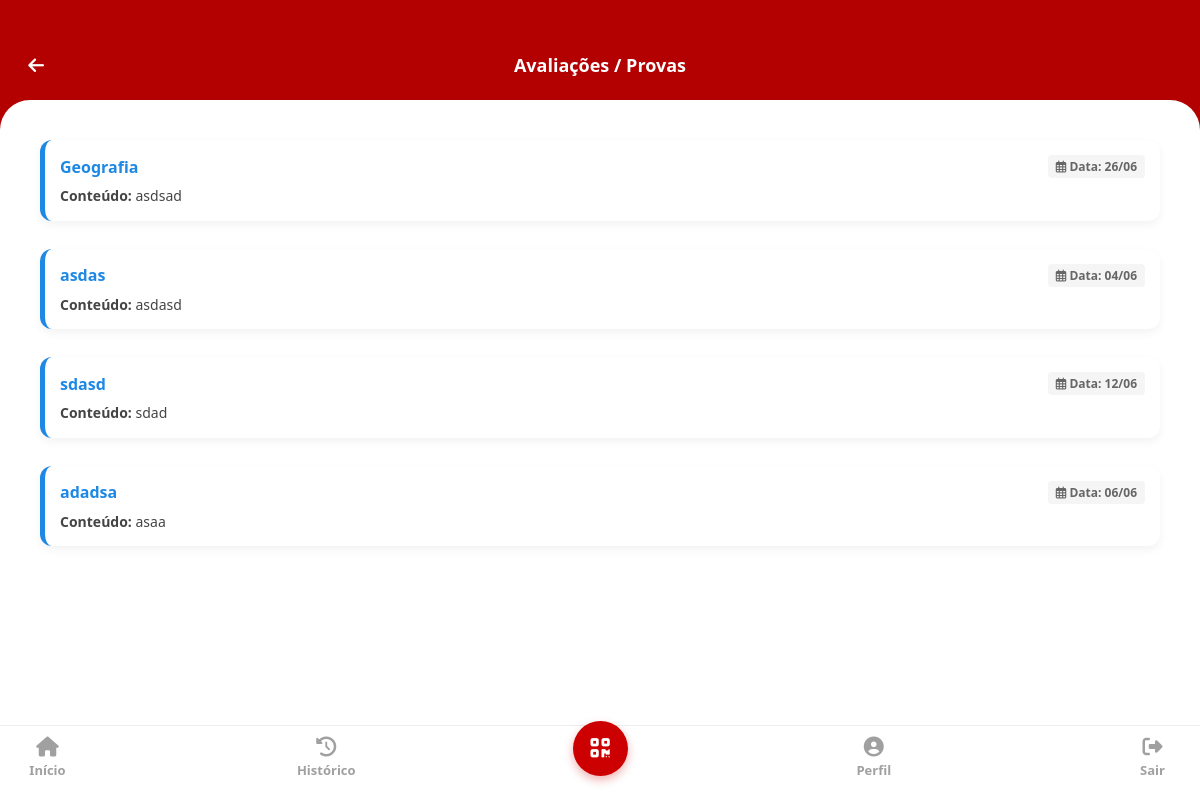
Before: /avaliacoes with the older database file.
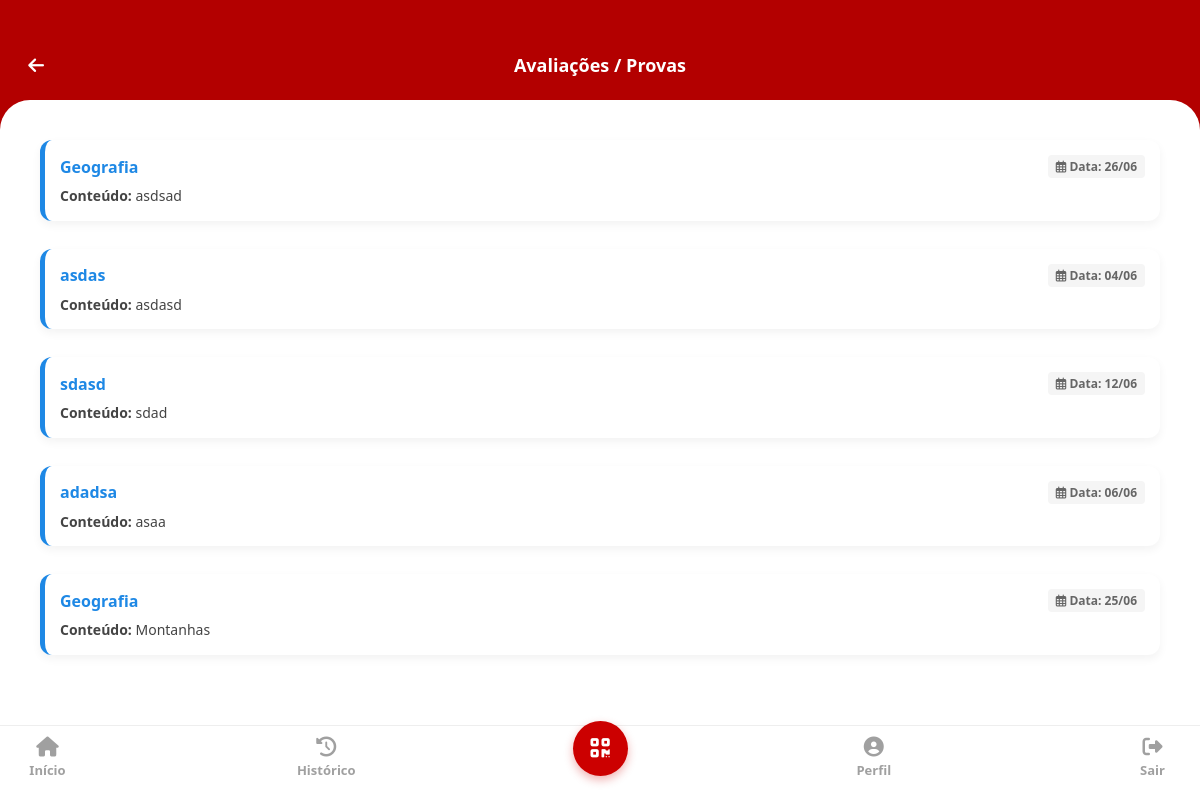
After: the same page with the newer database file.
### app.py (models this page shows)
class Prova(db.Model):
    id = db.Column(db.Integer, primary_key=True)
    disciplina = db.Column(db.String(100), nullable=False)
    conteudo = db.Column(db.Text, nullable=False)
    data = db.Column(db.String(20), nullable=False)

### app.py (the view)
@app.route('/avaliacoes')
def avaliacoes():
    lista_provas = Prova.query.all()
    return render_template('avaliacoes.html', lista_provas=lista_provas)

### templates/avaliacoes.html (shortened to what this page needs)
<!DOCTYPE html>
<html lang="pt-BR">
<head>
    <link rel="stylesheet" href="../css/style.css">
    <link rel="stylesheet" href="https://cdnjs.cloudflare.com/ajax/libs/font-awesome/6.4.0/css/all.min.css">
</head>
<body>
    <div class="app-container">
        <header class="page-header">
            <a href="/dashboard" class="back-btn"><i class="fas fa-arrow-left"></i></a>
            <h2>Avaliações / Provas</h2>
        </header>
        <main class="page-content">
            <div class="avaliacoes-list" style="padding: 20px;">
                {% if not lista_provas %}
                    <div style="text-align: center; color: #999; padding: 40px 20px;">
                        <i class="fas fa-file-invoice" style="font-size: 48px; margin-bottom: 15px; color: #ccc;"></i>
                        <p>Nenhuma avaliação ou prova agendada para este bimestre.</p>
                    </div>
                {% else %}
                    {% for prova in lista_provas %}
                    <div class="prova-card" style="background: #fff; padding: 15px; border-radius: 12px; box-shadow: 0 4px 10px rgba(0,0,0,0.05); margin-bottom: 12px; border-left: 5px solid #1e88e5;">
                        <div style="display: flex; justify-content: space-between; margin-bottom: 8px; align-items: center;">
                            <span style="font-weight: bold; color: #1e88e5; font-size: 16px;">{{ prova.disciplina }}</span>
                            <span style="font-size: 12px; background: #f5f5f5; color: #666; padding: 3px 8px; border-radius: 4px; font-weight: bold;"><i class="far fa-calendar-alt"></i> Data: {{ prova.data }}</span>
                        </div>
                        <p style="margin: 0; color: #444; font-size: 14px; line-height: 1.4;"><strong>Conteúdo:</strong> {{ prova.conteudo }}</p>
                    </div>
                    {% endfor %}
                {% endif %}
            </div>
        </main>
        <nav class="bottom-nav">
            <a href="/dashboard" class="nav-item"><i class="fas fa-home"></i><span>Início</span></a>
            <a href="/entrada_saida_historico" class="nav-item"><i class="fas fa-history"></i><span>Histórico</span></a>
            <a href="/qrcode" class="nav-item scan-btn"><i class="fas fa-qrcode"></i></a>
            <a href="/perfil_responsavel" class="nav-item"><i class="fas fa-user-circle"></i><span>Perfil</span></a>
            <a href="/" class="nav-item"><i class="fas fa-sign-out-alt"></i><span>Sair</span></a>
        </nav>
    </div>
</body>
</html>

### css/style.css (style rules this page uses)
* { margin: 0; padding: 0; box-sizing: border-box; font-family: 'Segoe UI', -apple-system, BlinkMacSystemFont, Roboto, sans-serif; }
button, a, .tab-btn, .menu-item, .nav-item { -webkit-tap-highlight-color: transparent !important; outline: none !important; }
html, body { margin: 0; padding: 0; width: 100%; height: 100%; overflow: hidden; }
.app-container { width: 100%; height: 100%; display: flex; flex-direction: column; overflow: hidden; position: relative; }
.page-header + .dash-content-card, .page-header + .page-content { border-top-left-radius: 28px !important; border-top-right-radius: 28px !important; margin-top: -25px !important; position: relative; z-index: 5; }
.page-content, .dash-content-card { display: flex !important; flex-direction: column !important; justify-content: flex-start !important; }
.page-header { background-color: #b30000 !important; color: white !important; padding-top: 35px !important; padding-bottom: 50px !important; display: flex !important; justify-content: space-between !important; align-items: center !important; position: relative !important; z-index: 1 !important; }
.page-header + .dash-content-card, .page-header + .page-content, .page-header + div { border-top-left-radius: 30px !important; border-top-right-radius: 30px !important; margin-top: -30px !important; background-color: #ffffff !important; position: relative !important; z-index: 10 !important; }
.bottom-nav { position: absolute; bottom: 0; left: 0; right: 0; width: 100%; height: 75px; background-color: #ffffff; border-top: 1px solid #eee; display: flex; justify-content: space-between; align-items: center; z-index: 10; padding: 0 15px 10px 15px; border-bottom-left-radius: 30px; border-bottom-right-radius: 30px; }
.nav-item { display: flex; flex-direction: column; align-items: center; justify-content: center; color: #a0a0a0; text-decoration: none; font-size: 13px; font-weight: 600; width: 65px; gap: 4px; }
.nav-item i { font-size: 20px; }
.bottom-nav .qr-button, .bottom-nav .center-btn, .bottom-nav a:nth-child(3) { flex: none !important; width: 55px !important; height: 55px !important; background-color: #cc0000 !important; border-radius: 50% !important; display: flex !important; align-items: center !important; justify-content: center !important; margin-top: -20px; box-shadow: 0 4px 10px rgba(204, 0, 0, 0.3); z-index: 12; }
.bottom-nav a:nth-child(3) i, .bottom-nav a:nth-child(3) img { color: #ffffff !important; font-size: 22px !important; }
.page-header { background-color: #b30000; color: white; padding: 20px; display: flex; justify-content: space-between; align-items: center; }
.back-btn { color: white; font-size: 18px; text-decoration: none; width: 32px; height: 32px; display: flex; justify-content: center; align-items: center; }
.page-header h2 { font-size: 18px; font-weight: 600; }
.page-content { flex: 1; padding: 20px; padding-bottom: 95px; }
.avaliacoes-list { display: flex; flex-direction: column; gap: 16px; }
html, body { height: 100% !important; min-height: 100% !important; overflow: hidden; }
.page-content, .dash-content-card { display: flex !important; flex-direction: column !important; height: 100% !important; overflow-y: auto !important; }
.page-header { height: 130px !important; display: flex !important; justify-content: center !important; align-items: center !important; position: relative !important; padding: 0 20px !important; }
.page-header h2 { position: absolute !important; left: 50% !important; transform: translateX(-50%) !important; margin: 0 !important; white-space: nowrap !important; text-align: center !important; }
.back-btn { position: absolute !important; left: 20px !important; top: 50% !important; transform: translateY(-50%) !important; margin: 0 !important; }

Changed rows visible on the page:
added Prova: disciplina "Geografia", data "25/06", conteudo "Montanhas"
